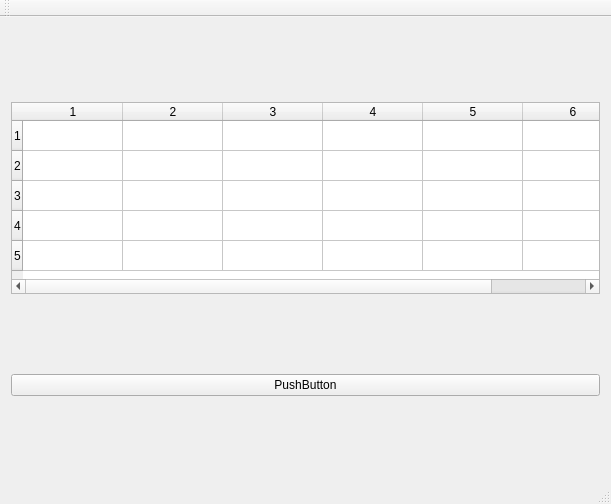
<?xml version="1.0" encoding="UTF-8"?>
<ui version="4.0">
 <class>DemoClass</class>
 <widget class="QMainWindow" name="DemoClass">
  <property name="geometry">
   <rect>
    <x>0</x>
    <y>0</y>
    <width>611</width>
    <height>504</height>
   </rect>
  </property>
  <property name="windowTitle">
   <string>Demo</string>
  </property>
  <widget class="QWidget" name="centralWidget">
   <property name="sizePolicy">
    <sizepolicy hsizetype="Expanding" vsizetype="Expanding">
     <horstretch>0</horstretch>
     <verstretch>0</verstretch>
    </sizepolicy>
   </property>
   <property name="toolTipDuration">
    <number>2</number>
   </property>
   <layout class="QHBoxLayout" name="horizontalLayout_2">
    <item>
     <layout class="QVBoxLayout" name="verticalLayout">
      <property name="sizeConstraint">
       <enum>QLayout::SetDefaultConstraint</enum>
      </property>
      <item>
       <widget class="QTableWidget" name="tableWidget">
        <property name="sizePolicy">
         <sizepolicy hsizetype="Preferred" vsizetype="Fixed">
          <horstretch>0</horstretch>
          <verstretch>0</verstretch>
         </sizepolicy>
        </property>
        <property name="rowCount">
         <number>5</number>
        </property>
        <property name="columnCount">
         <number>6</number>
        </property>
        <row/>
        <row/>
        <row/>
        <row/>
        <row/>
        <column/>
        <column/>
        <column/>
        <column/>
        <column/>
        <column/>
       </widget>
      </item>
      <item>
       <widget class="QPushButton" name="pushButton">
        <property name="sizePolicy">
         <sizepolicy hsizetype="Preferred" vsizetype="Fixed">
          <horstretch>0</horstretch>
          <verstretch>0</verstretch>
         </sizepolicy>
        </property>
        <property name="text">
         <string>PushButton</string>
        </property>
       </widget>
      </item>
     </layout>
    </item>
   </layout>
  </widget>
  <widget class="QMenuBar" name="menuBar">
   <property name="geometry">
    <rect>
     <x>0</x>
     <y>0</y>
     <width>611</width>
     <height>21</height>
    </rect>
   </property>
  </widget>
  <widget class="QToolBar" name="mainToolBar">
   <attribute name="toolBarArea">
    <enum>TopToolBarArea</enum>
   </attribute>
   <attribute name="toolBarBreak">
    <bool>true</bool>
   </attribute>
  </widget>
  <widget class="QStatusBar" name="statusBar"/>
 </widget>
 <layoutdefault spacing="6" margin="11"/>
 <resources>
  <include location="demo.qrc"/>
 </resources>
 <connections/>
</ui>
